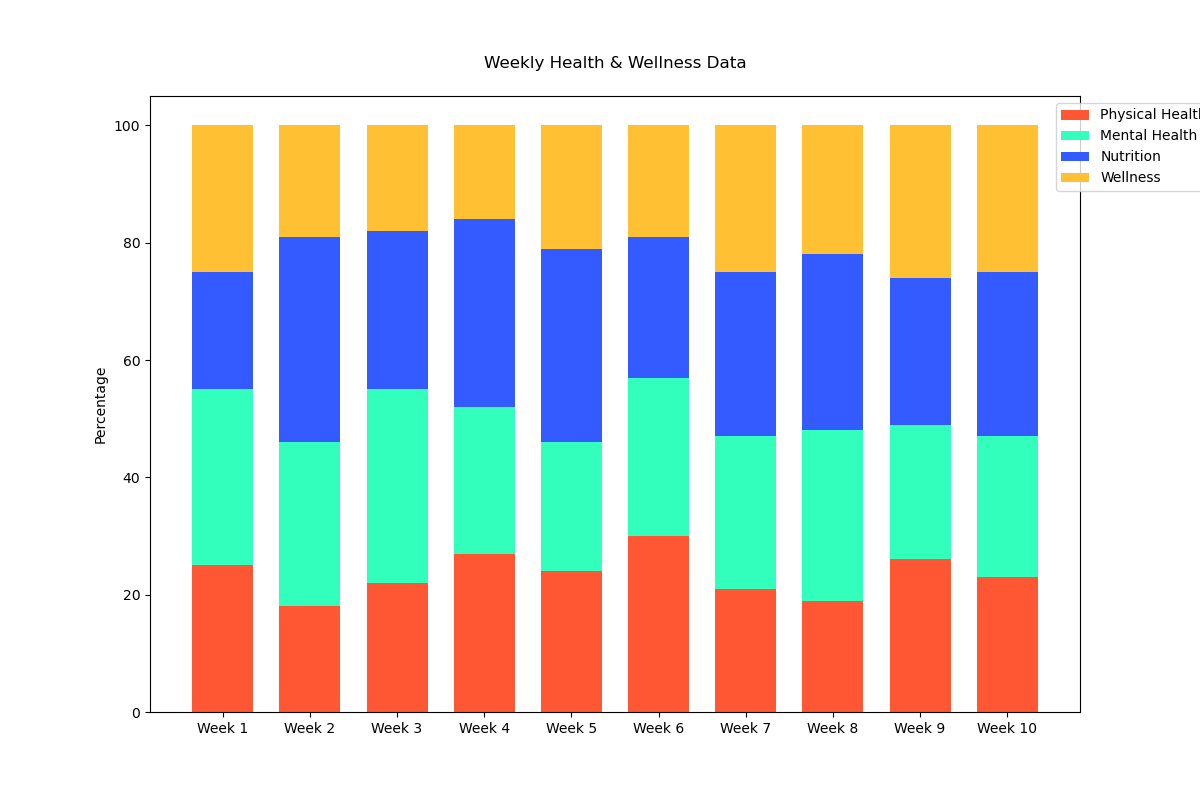

This chart was generated by the following Python code:

import matplotlib.pyplot as plt
import numpy as np

categories = ['Week 1', 'Week 2', 'Week 3', 'Week 4', 'Week 5', 'Week 6', 'Week 7', 'Week 8', 'Week 9', 'Week 10']
physical_health = [25, 18, 22, 27, 24, 30, 21, 19, 26, 23]
mental_health = [30, 28, 33, 25, 22, 27, 26, 29, 23, 24]
nutrition = [20, 35, 27, 32, 33, 24, 28, 30, 25, 28]
wellness = [25, 19, 18, 16, 21, 19, 25, 22, 26, 25]

data = np.array([physical_health, mental_health, nutrition, wellness])
data_cum = data.cumsum(axis=0)

bar_width = 0.7

colors = ['#FF5733', '#33FFBD', '#335BFF', '#FFC133']

fig, ax = plt.subplots(figsize=(12, 8))

categories_pos = np.arange(len(categories))

for i, (colname, color) in enumerate(zip(['Physical Health', 'Mental Health', 'Nutrition', 'Wellness'], colors)):
    heights = data[i]
    starts = data_cum[i] - heights
    ax.bar(categories_pos, heights, bottom=starts, width=bar_width, label=colname, color=color)

ax.set_xticks(categories_pos)
ax.set_xticklabels(categories)
ax.legend(loc='upper right', bbox_to_anchor=(1.15, 1))
ax.set_ylabel('Percentage')
ax.set_title('Weekly Health & Wellness Data', pad=20)

plt.show()
